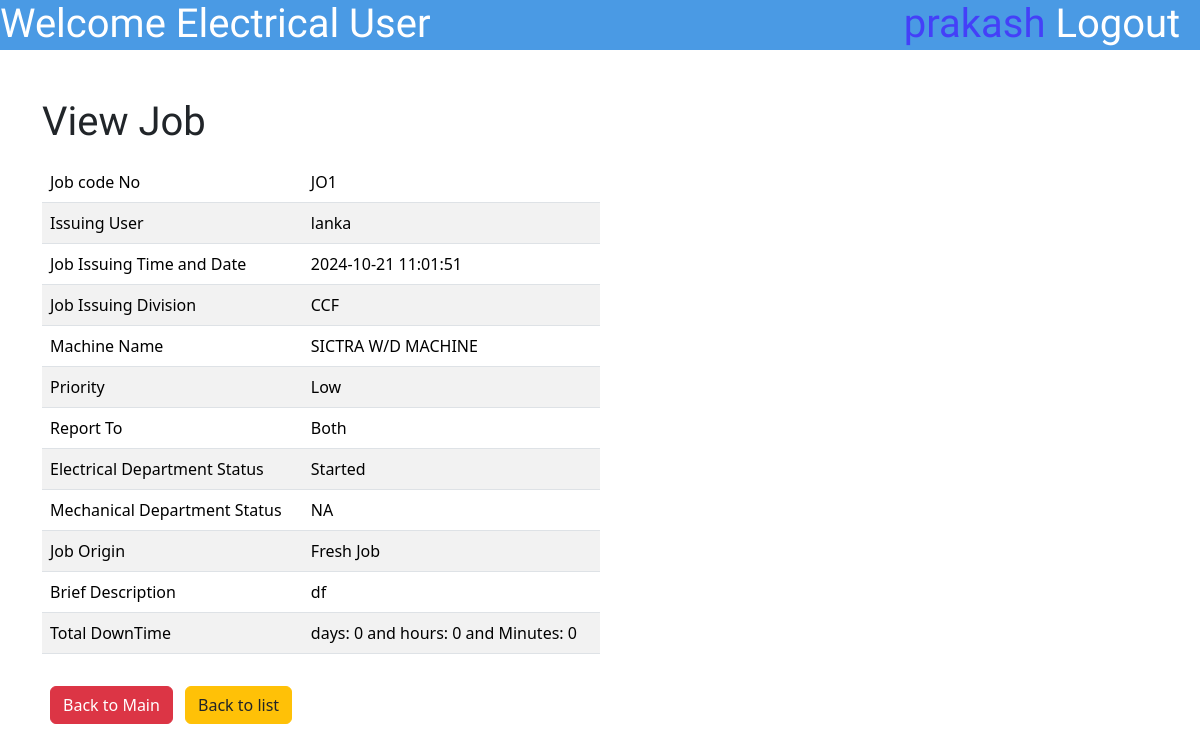
The page /EMUser/ViewJobEMUserCertifed.php?updateid=461 (signed in) on the database its author committed.
### tables this page shows
CREATE TABLE `jobdatasheet` (
  `id` int(10) NOT NULL,
  `JobCodeNo` varchar(100) NOT NULL,
  `JobPostingDateTime` varchar(50) NOT NULL,
  `JobFinishingDateTime` varchar(50) DEFAULT NULL,
  `JobPostingDev` enum('ACF','CCF','DR','Flexible','Aluminium Rodmill','Ceylon Copper','Drum Yard','Carpentry','Bail Room') NOT NULL,
  `MachineName` varchar(255) NOT NULL,
  `Priority` enum('High','Low','Critical','') NOT NULL,
  `ReportTo` enum('Electrical','Mechanical','Both','') NOT NULL,
  `BDescription` varchar(500) NOT NULL,
  `Username` varchar(50) NOT NULL,
  `JobStatusE` enum('Pending','Started','Finished','Approved','NA') NOT NULL,
  `JobStatusM` enum('Pending','Started','Finished','Approved','NA') NOT NULL,
  `ManPowerInvolved` varchar(1000) DEFAULT NULL,
  `Certification` enum('Pending Certification','Not Certified','Certified','') NOT NULL,
  `FinishedCommentE` varchar(255) DEFAULT NULL,
  `FinishedCommentM` varchar(500) DEFAULT NULL,
  `TransferCommentE` varchar(500) DEFAULT NULL,
  `TransferCommentM` varchar(500) DEFAULT NULL,
  `ApproveComment` varchar(1000) DEFAULT NULL,
  `DisapproveComment` varchar(1000) DEFAULT NULL,
  `DownTimeE` varchar(500) DEFAULT NULL,
  `DownTimeM` varchar(50) DEFAULT NULL,
  `TryCount` int(10) DEFAULT NULL
);

### EMUser/ViewJobEMUserCertifed.php (the view, shortened to what this page needs)
<?php
include '../connect.php';
$idu = $_GET['updateid'];
$sql = "Select * from jobdatasheet where id='$idu'";
$result = mysqli_query($con, $sql);
$row = mysqli_fetch_assoc($result);
$JobCodeNo = $row['JobCodeNo'];
$JobIssuingDateTime = $row['JobPostingDateTime'];
$JobIssuingDivision = $row['JobPostingDev'];
$MachineName = $row['MachineName'];
$priority = $row['Priority'];
$ReportTo = $row['ReportTo'];
$BriefDescription = $row['BDescription'];
$JobStatusM = $row['JobStatusM'];
$JobStatusE = $row['JobStatusE'];
$Username2 = $row['Username'];
$TryCount = $row['TryCount'];
$DownTimeE = $row['DownTimeE'];
$DownTimeM = $row['DownTimeM'];
?>
<!DOCTYPE html>
<html lang="en">
<head>
    <link href="https://cdn.jsdelivr.net/npm/bootstrap@5.3.3/dist/css/bootstrap.min.css" rel="stylesheet"
>
    <link rel="stylesheet" href="\MaintananceJobCard\styles\SubmitJobstyle.css">
</head>
<body onload="divSelect()">
    <div class="topbar">
        <h1 class="topbar-text">Welcome <?php echo $_SESSION['workplace'] ?> User</h1>
        <a href="\MaintananceJobCard\logout.php">
            <h1 class="topbar-logout">Logout &nbsp</h1>
        </a>
        <h1 class="topbar-username"><?php echo $_SESSION['username'] ?>&nbsp</h1>
    </div>
    <div class="container mt-5 ">
        <h1>View Job </h1>
        <div class="mt-3 mb-5">
            <form method="POST">
                <table class="table table-striped w-50">
                    <tr>
                    <tr>
                        <td>
                            Job code No
                        </td>
                        <td>
                            <?php echo $JobCodeNo; ?>
                        </td>
                    </tr>
                    <tr>
                        <td>
                            Issuing User
                        </td>
                        <td>
                            <?php echo $Username2; ?>
                        </td>
                    </tr>
                    <tr>
                        <td>
                            Job Issuing Time and Date
                        </td>
                        <td>
                            <?php echo $JobIssuingDateTime; ?>
                        </td>
                    </tr>
                    <tr>
                        <td>
                            Job Issuing Division
                        </td>
                        <td>
                            <?php echo $JobIssuingDivision; ?>
                        </td>
                    </tr>
                    <tr>
                        <td>
                            Machine Name
                        </td>
                        <td>
                            <?php echo $MachineName; ?>
                        </td>
                    </tr>
                    <tr>
                        <td>
                            Priority
                        </td>
                        <td>
                            <?php echo $priority; ?>
                        </td>
                    </tr>
                    <tr>
                        <td>
                            Report To
                        </td>
                        <td>
                            <?php echo $ReportTo; ?>
                        </td>
                    </tr>
                    <tr>
                        <td>
                            Electrical Department Status
                        </td>
                        <td>
                            <?php echo $JobStatusE; ?>
                        </td>
                    </tr>
                    <tr>
                        <td>
                            Mechanical Department Status
                        </td>
                        <td>
                            <?php echo $JobStatusM; ?>
                        </td>
                    </tr>
                    <tr>
                        <td>
                            Job Origin
                        </td>
                        <td>
                            <?php
                            if ($TryCount == '1') {
                                echo "Fresh Job";
                            } else if ($TryCount == '2') {
                                echo "Transferred<br>Job ";
                            } else if ($TryCount == '3') {
                                echo "Disapproved<br> Job";
                            } ?>
                        </td>
                    </tr>
                    <tr>
                        <td>
                            Brief Description
                        </td>
                        <td>
                            <?php echo $BriefDescription; ?>
                        </td>
                    <tr>
                        <td>
                            Total DownTime
                        </td>
                        <td>
                        <?php
                        if ($_SESSION['type'] == 'euser') {
                            $DownTimeDays=round($DownTimeE/24,0);
                            $DownTimeHoursResidue=round(fmod($DownTimeE,24),0);
                            $DownTiMinutesResidue=round(fmod($DownTimeE,1)*60,0);
                             echo "days: $DownTimeDays and hours: $DownTimeHoursResidue and  Minutes:  $DownTiMinutesResidue";
                        }else if ($_SESSION['type'] == 'muser')
                        {
                            $DownTimeDays=round($DownTimeM/24,0);
                            $DownTimeHoursResidue=round(fmod($DownTimeM,24),0);
                            $DownTiMinutesResidue=round(fmod($DownTimeM,1)*60,0);
                             echo "days: $DownTimeDays and hours: $DownTimeHoursResidue and  Minutes:  $DownTiMinutesResidue";
                        }
                             ?>
                        </td>
                    </tr>
                    </tr>
                    </tr>
                </table>
                <button type="back" class="btn btn-danger mt-3 mx-2" name="back"><a
                        href="\MaintananceJobCard\EMUser\indexEMUser.php" style="text-decoration:none;color:white">Back
                        to Main</a></button>
                <button type="back" class="btn btn-warning mt-3" name="back"><a class="text-dark"
                        href="\MaintananceJobCard\EMUser\CertifiedJobsEMUser.php"
                        style="text-decoration:none;color:white">Back to
                        list</a></button>
            </form>
        </div>
    </div>
</body>
</body>

### styles/SubmitJobstyle.css (style rules this page uses)
div.topbar { height: 50px; width: 100%; background-color: #4A9AE4; }
h1.topbar-text { float: left; font-family: "Jockey One", sans-serif; color: white; }
h1.topbar-username { float: right; font-family: "Jockey One", sans-serif; color: #4440F8; }
h1.topbar-logout { float: right; font-family: "Jockey One", sans-serif; color: white; }

### EMUser/ViewJobEMUserCertifed.php (style rules this page uses)
h1 { font-family: "Jockey One", sans-serif; }

### rows shown on the page
jobdatasheet: JobCodeNo "JO1", Username "lanka", JobPostingDateTime "2024-10-21 11:01:51", JobPostingDev "CCF", MachineName "SICTRA W/D MACHINE", Priority "Low", ReportTo "Both", JobStatusE "Started", JobStatusM "NA", BDescription "df"

### other values the page prints
$_SESSION['workplace'] "Electrical"
$_SESSION['username'] "prakash"
$DownTimeDays "0"
$DownTimeHoursResidue "0"
$DownTiMinutesResidue "0"
